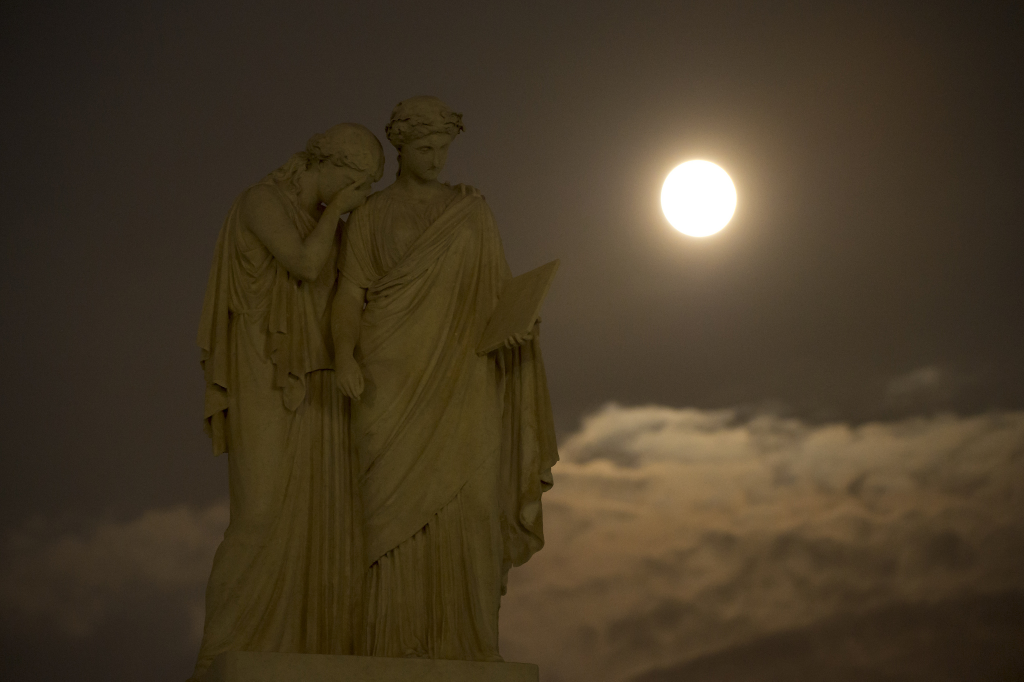
//> input picture OpenCVThreshold/supermoon.jpg, 2048 x 1363 px (shown at 1/2 size)
$ ./main   (built with g++ and OpenCV 4)
//> lines starting //> are read from the running program, lines starting //| are printed output that depends on the picture; after the words box and inside, x2 and y2 are one past the last pixel; in counts of white or black regions, pixels touching at a corner belong together
//> further down, image is the input picture: 1363 rows x 2048 cols, CV_8UC3; mean B, G, R 36.9, 56.7, 69.7
/*************************************************************************************************************
   Finding contours based on a trackbar's location; the contours are updated whenever the trackbar is moved
**************************************************************************************************************/

#include <C:\OpenCV2.2\include\opencv\cv.h>
#include <C:\OpenCV2.2\include\opencv\highgui.h>


IplImage*      g_image    = NULL;
IplImage*      g_gray    = NULL;
int            g_thresh  = 206;
CvMemStorage*  g_storage  = NULL;


void on_trackbar(int)
{
	if( g_storage==NULL )
	{
		g_gray = cvCreateImage( cvGetSize(g_image), 8, 1 );
		g_storage = cvCreateMemStorage(0);
    }
	else {
		cvClearMemStorage( g_storage );
	}

	CvSeq* contours = 0;
	cvCvtColor( g_image, g_gray, CV_BGR2GRAY );
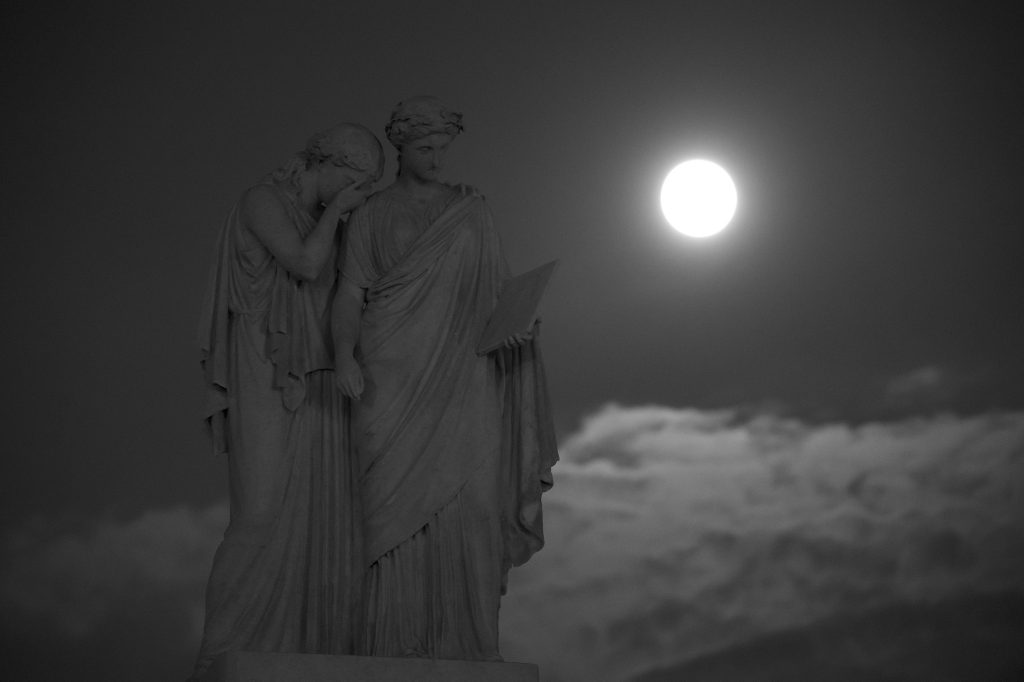
//> g_gray: 1363 rows x 2048 cols, CV_8UC1 (shown at 1/2 size); min 0, max 255, mean 58.3

	cvShowImage("GrayScale", g_gray);

	// void cvThreshold( const CvArr* src, CvArr* dst, double threshold, double max_value, int threshold_type );
	cvThreshold( g_gray, g_gray, g_thresh, 255, CV_THRESH_BINARY );
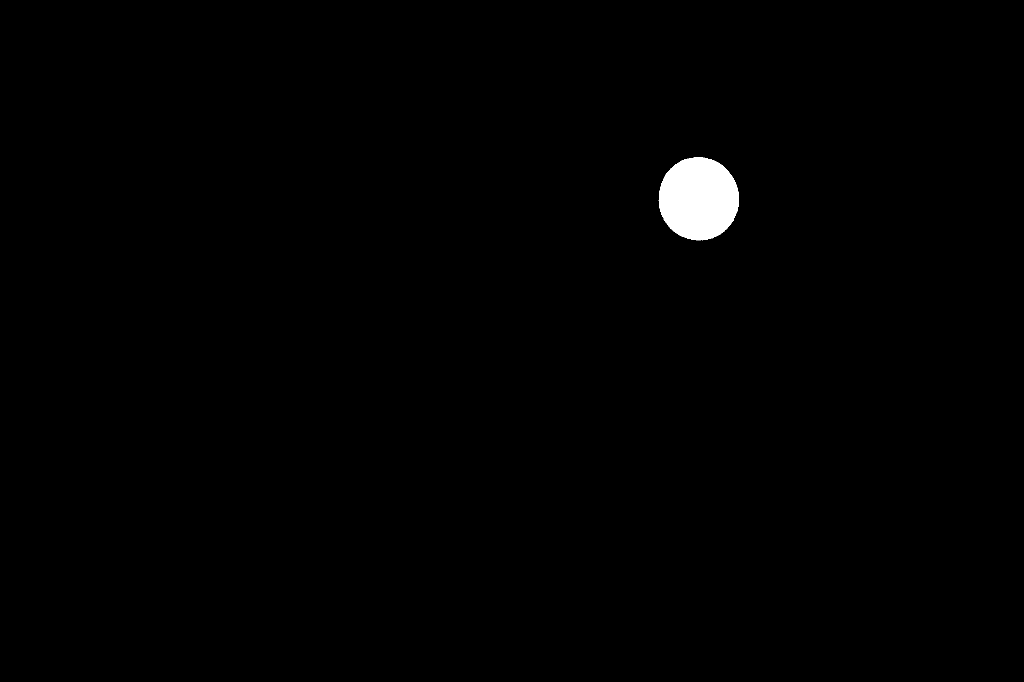
//> g_gray: 1363 rows x 2048 cols, CV_8UC1 (shown at 1/2 size); 0.75% white; 1 white region
	// [4 lines of commented-out code are left out]

	cvShowImage("Binary", g_gray);

	cvFindContours( g_gray, g_storage, &contours );
//> g_gray: 1363 rows x 2048 cols, CV_8UC1; 0.75% of pixels changed, all inside (x1, y1, x2, y2) = (1317, 314, 1478, 481)
//> contours = 1 contour; box (x1, y1, x2, y2) and area: (1317, 314, 1478, 481) 20662
	cvZero( g_gray );
//> g_gray: 1363 rows x 2048 cols, CV_8UC1; every value is 0

	if( contours )
		cvDrawContours( g_gray, contours, cvScalarAll(255), cvScalarAll(255), 100 );
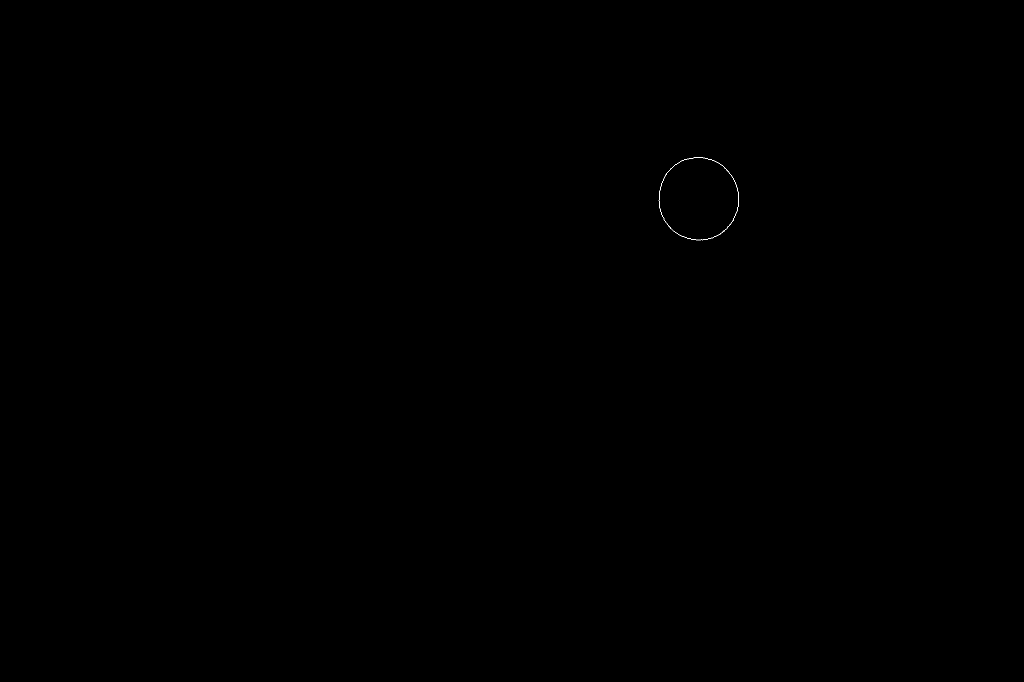
//> g_gray: 1363 rows x 2048 cols, CV_8UC1 (shown at 1/2 size); 0.02% white in thin lines or dots, all inside (x1, y1, x2, y2) = (1317, 314, 1478, 481)

	cvShowImage( "Contours", g_gray );
}


int main( int argc, char** argv )
{
	IplImage* image = cvLoadImage("supermoon.jpg", 1);
	g_image = cvLoadImage("supermoon.jpg", 1);
	cvNamedWindow( "GrayScale", 1 );
	cvNamedWindow( "Contours", 1 );
	cvNamedWindow( "Original", 1 );
	cvNamedWindow( "Binary", 1 );
	cvShowImage( "Original", image );

	// int cvCreateTrackbar( const char* trackbar_name, const char* window_name, int* value, int count, CvTrackbarCallback on_change );
	cvCreateTrackbar( "Threshold", "Contours", &g_thresh, 255, on_trackbar );

	on_trackbar(0);
	cvWaitKey();
	return 0;
}
